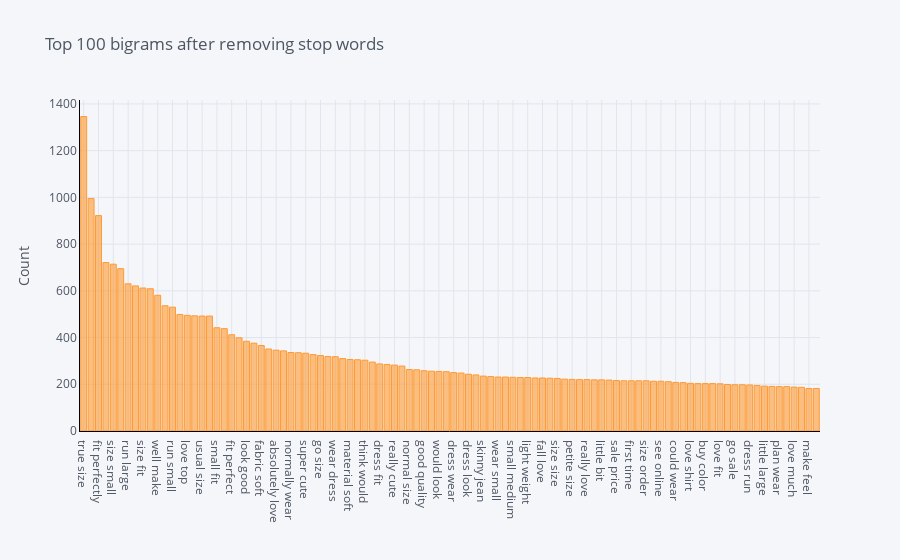

Notebook code for this chart:
### Code cell
plot_model(plot = 'bigram')

### Figure 1 — Plotly figure (JSON) as saved in the notebook; plotly's stock layout.template omitted (floating-point values rounded to 4 significant figures)
{"data": [{"marker": {"color": "rgba(255, 153, 51, 0.6)", "line": {"color": "rgba(255, 153, 51, 1.0)", "width": 1}}, "name": "count", "orientation": "v", "text": "", "type": "bar", "x": ["true size", "look great", "fit perfectly", "love dress", "size small", "usually wear", "run large", "order size", "size fit", "make look", "well make", "go back", "run small", "fit great", "love top", "fit well", "usual size", "fit true", "small fit", "love color", "fit perfect", "wear size", "look good", "love love", "fabric soft", "order small", "absolutely love", "soft comfortable", "normally wear", "run little", "super cute", "regular size", "go size", "small size", "wear dress", "wear work", "material soft", "want love", "think would", "try store", "dress fit", "high quality", "really cute", "size large", "normal size", "medium fit", "good quality", "super soft", "would look", "really want", "dress wear", "send back", "dress look", "run true", "skinny jean", "wait wear", "wear small", "little big", "small medium", "work well", "light weight", "size medium", "fall love", "great quality", "size size", "color beautiful", "petite size", "look cute", "really love", "run big", "little bit", "length perfect", "sale price", "time wear", "first time", "large size", "size order", "order medium", "see online", "top fit", "could wear", "would say", "love shirt", "would work", "buy color", "buy size", "love fit", "easy wear", "go sale", "order online", "dress run", "top look", "little large", "love look", "plan wear", "long enough", "love much", "wear medium", "make feel", "color great"], "y": [1346, 995, 922, 721, 714, 695, 630, 621, 612, 609, 581, 536, 530, 499, 495, 493, 492, 492, 442, 438, 412, 399, 384, 376, 366, 351, 346, 343, 336, 335, 333, 327, 323, 319, 318, 310, 306, 305, 303, 295, 287, 285, 282, 278, 263, 262, 258, 256, 255, 254, 250, 248, 243, 240, 235, 233, 231, 231, 230, 229, 229, 227, 227, 226, 225, 222, 221, 220, 220, 219, 219, 218, 216, 215, 215, 215, 215, 213, 213, 211, 208, 207, 204, 203, 203, 203, 202, 199, 198, 198, 197, 195, 192, 191, 190, 190, 188, 187, 182, 182]}], "layout": {"legend": {"bgcolor": "#F5F6F9", "font": {"color": "#4D5663"}}, "paper_bgcolor": "#F5F6F9", "plot_bgcolor": "#F5F6F9", "title": {"font": {"color": "#4D5663"}, "text": "Top 100 bigrams after removing stop words"}, "xaxis": {"gridcolor": "#E1E5ED", "linecolor": "black", "showgrid": true, "tickfont": {"color": "#4D5663"}, "title": {"font": {"color": "#4D5663"}, "text": ""}, "zerolinecolor": "#E1E5ED"}, "yaxis": {"gridcolor": "#E1E5ED", "linecolor": "black", "showgrid": true, "tickfont": {"color": "#4D5663"}, "title": {"font": {"color": "#4D5663"}, "text": "Count"}, "zerolinecolor": "#E1E5ED"}}}
